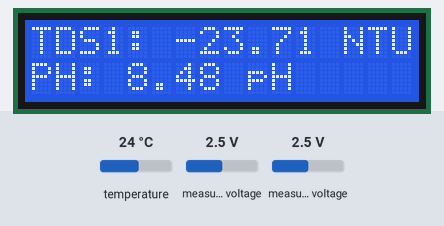
The sketch below on a simulated ESP8266 (NodeMCU). Parts: 16×2 character LCD. The inputs (shaded band) are chosen by the test bench; at power-on: measured voltage 2.5 V, temperature 24 °C. WiFi joins after 1.5 s; servers stay silent unless stated; what the sketch prints to the serial monitor is not drawn.

Above: at 6.3 s.
6.4 s: measured voltage (sensor 201) set to 3.8 V
At 12.7 s:
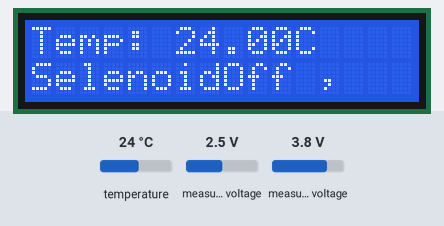
14.9 s: measured voltage (sensor 200) set to 0.1 V
At 18.0 s:
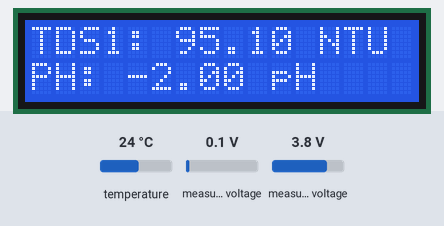
19.7 s: temperature set to 5 °C
At 22.9 s:
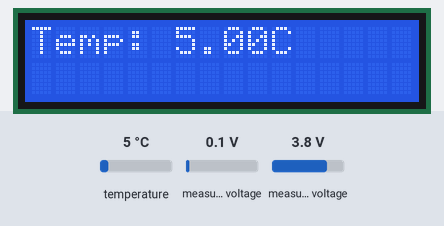
28.8 s: temperature set to 12 °C
At 35.7 s:
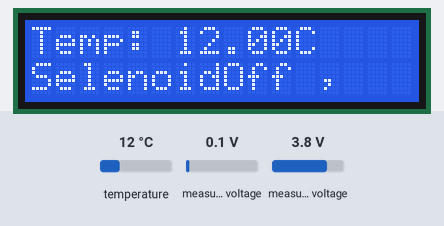
36.1 s: measured voltage (sensor 201) set to 0.1 V
At 39.0 s:
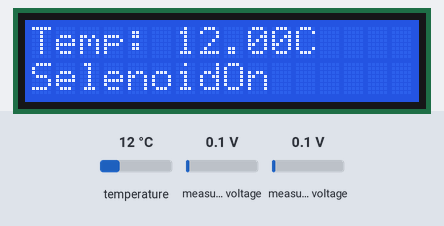
45.2 s: measured voltage (sensor 200) set to 1.2 V
At 48.8 s:
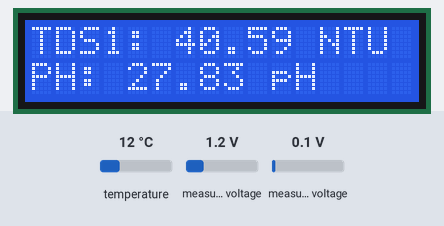
Timing chart, 0 to 50.3 s (numbered marks = the images above; inputs shaded):
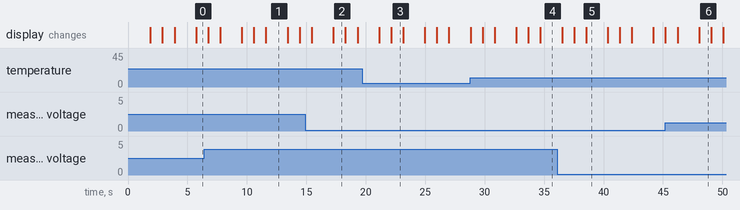

Measured:
- what the display in image 1 shows lasts 1.8 s, from 11.6 s to 13.4 s
- what the display in image 2 shows lasts 1.0 s, from 17.3 s to 18.3 s

The sketch:

Smart_Cultivation.ino
```cpp
/* Mendefinisikan template ID, Nama, dan Token otentikasi pada Blynk */
#define BLYNK_TEMPLATE_ID "TMPL67a1oj8VY"
#define BLYNK_TEMPLATE_NAME "Pengontrol air budidaya kepiting"
#define BLYNK_AUTH_TOKEN "4vK28ri4krdDpyoTvgRVebAp1LBM82dJ"

// Mengimport Library yang dibutuhkan
#include <ESP8266WiFi.h>                    // Wifi ESP8266
#include <BlynkSimpleEsp8266.h>             // Blynk
#include <Adafruit_ADS1X15.h>               // Modul ADS1115
#include <Servo.h>                          // Motor Servo
#include <LiquidCrystal_I2C.h>              // LCD I2C 16x2
#include <OneWire.h>
#include <DallasTemperature.h>

/* Mendefinisikan jaringan wifi dan token otentikasi pada Blynk */
char auth[] = "4vK28ri4krdDpyoTvgRVebAp1LBM82dJ";
char ssid[] = "Tara";
char pass[] = "00000000";


#define LCD_ADDRESS 0x27                    // alamat LCD I2C 16x2

LiquidCrystal_I2C lcd(LCD_ADDRESS, 16, 2);  // Mendefinisikan LCD I2C sebagai lcd
Adafruit_ADS1015 ads;                       // Mendefinisikan ADS1115 sebagai ads
BlynkTimer timer;                           // Mendefinisikan objek BlynkTimer

// Deklarasi variabel global
int16_t adc0, adc1, adc2, adc3;             // Pin pada modul ADS1115
float volts0, volts1, volts2, volts3;       // variabel untuk menampung tegangan pada pin ADS1115

double Vclear = 2.02;
double tds1 = 0;                            // Turbidity 1


float phValue;                              // pH output
float phStep;                               // pH kalibrasi

String tds1Terbilang;                    // Turbidity 1 terbilang
String phTerbilang;
String tds1drelay1;
String phdrelay2;
String temp;


// Kalibrasi
float ph4 = 3.054;
float ph7 = 2.682;

const int relay1 = D6; //pin2
const int relay2 = D7; //A0 FOR ARDUINO/ 36 FOR ESP

const int oneWireBus = D4;
OneWire oneWire(oneWireBus);
DallasTemperature sensors(&oneWire);

int relayON = LOW; //relay nyala
int relayOFF = HIGH;


// Memulai program
void setup(void)
{
  Serial.begin(9600);
  sensors.begin();

  // Menghubungkan ke WiFi
  Blynk.begin(auth, ssid, pass);

  // Inisialisasi LCD
  lcd.init();
  lcd.clear();
  lcd.backlight();

  // Menampilkan Hello dan Loading pada LCD
  lcd.setCursor(0, 0);
  lcd.print("HELLO!");
  delay(1000);
  lcd.setCursor(0, 1);
  lcd.print("LOADING...");
  delay(1000);

  /*  melakukan pengecekan wiring modul ADS1115
      Jika modul ADS1115 tidak terhubung, maka tampilkan pesan
      "Failed to initialize ADS" pada serial monitor
  */
  if (!ads.begin()) {
    Serial.println("Failed to initialize ADS.");
    while (1);
  }

  /*  Jika modul ADS1115 terhubung, maka tampilkan pesan
      "ADS1115 OK" pada LCD
  */
  lcd.clear();
  lcd.setCursor(0, 0);
  lcd.print("ADS1115 OK");
  delay(1000);

  // Setup 3V pada channel 0 & 1 modul ADS1115
  ads.startComparator_SingleEnded(0, 1000);
  ads.startComparator_SingleEnded(1, 1000);


  pinMode(relay1, OUTPUT);
  pinMode(relay2, OUTPUT);
}

void loop(void)
{
  Blynk.run();  // Menjalankan Blynk
  timer.run();  // Menjalankan BlynkTimer
  // Send the command to get temperatures
  sensors.requestTemperatures();
  float temperatureC = sensors.getTempCByIndex(0);

  // Membaca data ADC channel 0 & 1 pada modul ADS1115
  adc0 = ads.readADC_SingleEnded(0);
  adc1 = ads.readADC_SingleEnded(1);


  // Mengukur tegangan channel 0 & 1 dan 3
  // volts0 = adc0*(3.3/1024);
  // volts1 = adc1*(3.3/1024);
  volts0 = ads.computeVolts(adc0);
  volts1 = ads.computeVolts(adc1);


  // Turbidity 1 dan 2
  tds1 = 100.00 - (volts0 / Vclear)*100.00 ;


  // Ph
  phStep = (ph4 - ph7) / 3;
  phValue = 7.00 + ((ph7 - volts1) / phStep);

  tds1drelay1 = "NTU1: " + tds1Terbilang + " | " + " SELENOID:  " + relay1;
  phdrelay2 = "PH : " + phTerbilang + " | " + " SELENOID : " + relay2;

  Serial.print("AIN0: "); Serial.print(adc0); Serial.print(" Volt: "); Serial.print(volts0);
  Serial.print(" TDS1: "); Serial.print(tds1); Serial.print(" NTU "); Serial.println(tds1Terbilang);
  Serial.print("phValue: "); Serial.print(phValue); Serial.print(" Voltage: "); Serial.println(volts1, 3);
  Serial.print(temperatureC);
  Serial.println("ºC");


  lcd.clear();
  lcd.setCursor(0, 0);
  lcd.print("TDS1: "); lcd.print(tds1); lcd.print(" NTU");
  lcd.setCursor(0, 1);
  lcd.print("PH: "); lcd.print(phValue); lcd.print(" pH");
  delay(1000);

  lcd.clear();
  lcd.setCursor(0, 0);
  lcd.print("Temp: "); lcd.print(temperatureC); lcd.print("C");
  delay(1000);

  // Mengirim data ke Blynk
  Blynk.virtualWrite(V0, temperatureC);
  Blynk.virtualWrite(V1, phValue);
  Blynk.virtualWrite(V2, tds1);
  Blynk.virtualWrite(V3, tds1drelay1);
  Blynk.virtualWrite(V4, phdrelay2);


if (phValue < 6) {
    lcd.setCursor(0, 1);
    lcd.print("SelenoidOff ,  ");
    phTerbilang = "ASAM";
    Serial.print(" Asam ");
    digitalWrite(relay1, relayON);
    digitalWrite(relay2, relayON);
    Serial.print(" RelayOn , ");
  }
  if ((phValue > 6) && (phValue < 8)) {
    lcd.setCursor(0, 1);
    lcd.print("SelenoidOff ");
    phTerbilang = "SEDANG";
    Serial.print(" Netral ");
    digitalWrite(relay1, relayOFF);
    digitalWrite(relay2, relayOFF);
    Serial.print(" RelayOff , ");
  }
  if (phValue > 8) {
    lcd.setCursor(0, 1);
    lcd.print("SelenoidOn ");
    phTerbilang = "BASA";
    Serial.print(" Basa ");
    digitalWrite(relay1, relayOFF);
    digitalWrite(relay2, relayOFF);
    Serial.print(" RelayOff , ");
  }

      // TDS 2 SELENOID

 if (tds1 < 24.70) {
    tds1Terbilang = "Jernih";
    digitalWrite(relay1, relayON);
    digitalWrite(relay2, relayON);
  } else if (24.70 < tds1 > 71.48) {
    tds1Terbilang = "Sedang";
    digitalWrite(relay1, relayOFF);
    digitalWrite(relay2, relayOFF);
  } else if (tds1 > 71.48) {
    tds1Terbilang = "Keruh";
    digitalWrite(relay1, relayOFF);
    digitalWrite(relay2, relayOFF);
  }

  if (temperatureC < 30) {
    temp = "Dingin";
    digitalWrite(relay1, relayON);
    digitalWrite(relay2, relayON);
  } else if (30 < temperatureC > 39) {
    temp = "Normal";
    digitalWrite(relay1, relayOFF);
    digitalWrite(relay2, relayOFF);
  } else if (temperatureC > 39) {
    temp = "Panas";
    digitalWrite(relay1, relayON);
    digitalWrite(relay2, relayON);
  }
  delay(1000);

}


// Fungsi untuk memeriksa koneksi ke server Blynk
void checkConnection()
{
  if (!Blynk.connected()) {
    Serial.println("Reconnecting...");
    if (Blynk.connect()) {
      Serial.println("Reconnected!");
    } else {
      Serial.println("Reconnect failed!");
    }
  }
}
```
